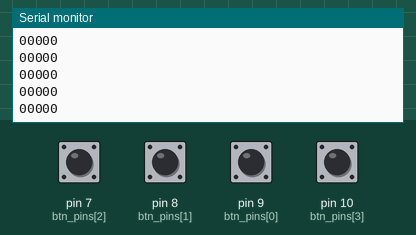
Recording of a sketch running on a simulated Arduino Uno, built with avr-gcc and run on an emulated ATmega328P. On the bench: the last lines printed to the serial monitor. The inputs (shaded band) are chosen by the test bench; at power-on: pin 7 (btn_pins[2]), pin 8 (btn_pins[1]), pin 9 (btn_pins[0]), pin 10 (btn_pins[3]) HIGH.

Above: at 1.7 s.
1.8 s: pin 7 (btn_pins[2]) pulled LOW for 0.25 s
At 2.06 s:
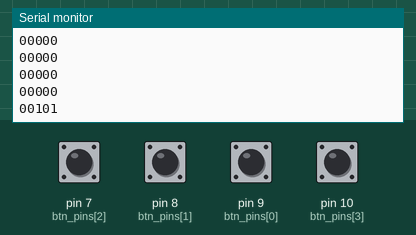
3.5 s: pin 8 (btn_pins[1]) pulled LOW for 0.25 s
At 3.66 s:
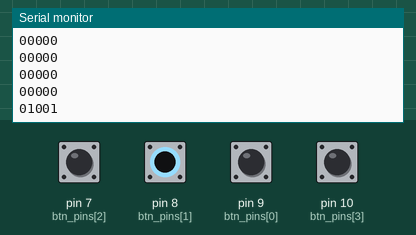
5.2 s: pin 9 (btn_pins[0]) pulled LOW for 0.25 s
At 5.46 s:
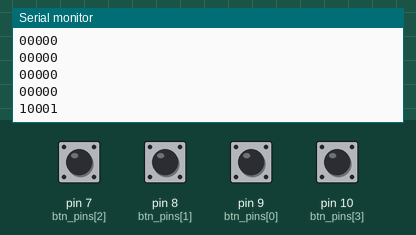
6.9 s: pin 10 (btn_pins[3]) pulled LOW for 0.25 s
At 7.07 s:
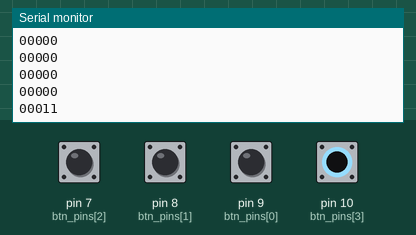
Timing chart, 0 to 9.6 s (numbered marks = the images above; inputs shaded):
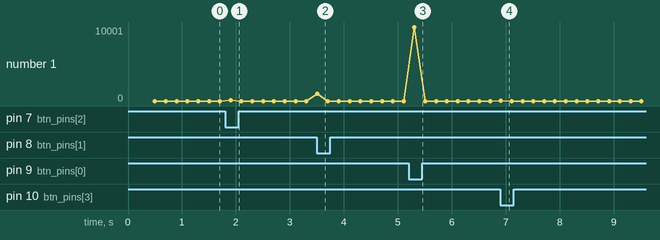

Measured:
- after the input at 1.8 s, the serial monitor: prints a new line after 0.10 s (image 1)
- after the input at 3.5 s, the serial monitor: prints a new line at once (image 2)
- after the input at 5.2 s, the serial monitor: prints a new line after 0.11 s (image 3)
- after the input at 6.9 s, the serial monitor: prints a new line at once (image 4)

The sketch:

pure_tests.ino
```cpp
#include <Arduino.h>

bool buttons[5] = {false}; //sequence up-right-down-left-any
bool last_btns[4] = {false};
uint8_t btn_pins[4] = {9, 8, 7, 10};

void setup() {
  Serial.begin(9600);

  delay(500);

  for(int i = 0; i < 4; i++) {
    pinMode(btn_pins[i], INPUT_PULLUP);
  }
}

void loop() {
  loopBTNS();
  for(int i = 0; i < 5; i++) {
    Serial.print(buttons[i]);
  }
  Serial.print("\n");
  delay(200);
}

void loopBTNS() {
  buttons[4] = false;
  for(int i = 0; i < 4; i++) {
    if (!digitalRead(btn_pins[i])) {
      if (!last_btns[i]) {
        buttons[i] = true;
        last_btns[i] = true;
        buttons[4] = true;
      } else {
        buttons[i] = false;
      }
    } else {
      last_btns[i] = false;
      buttons[i] = false;
    }
  }
}
```
